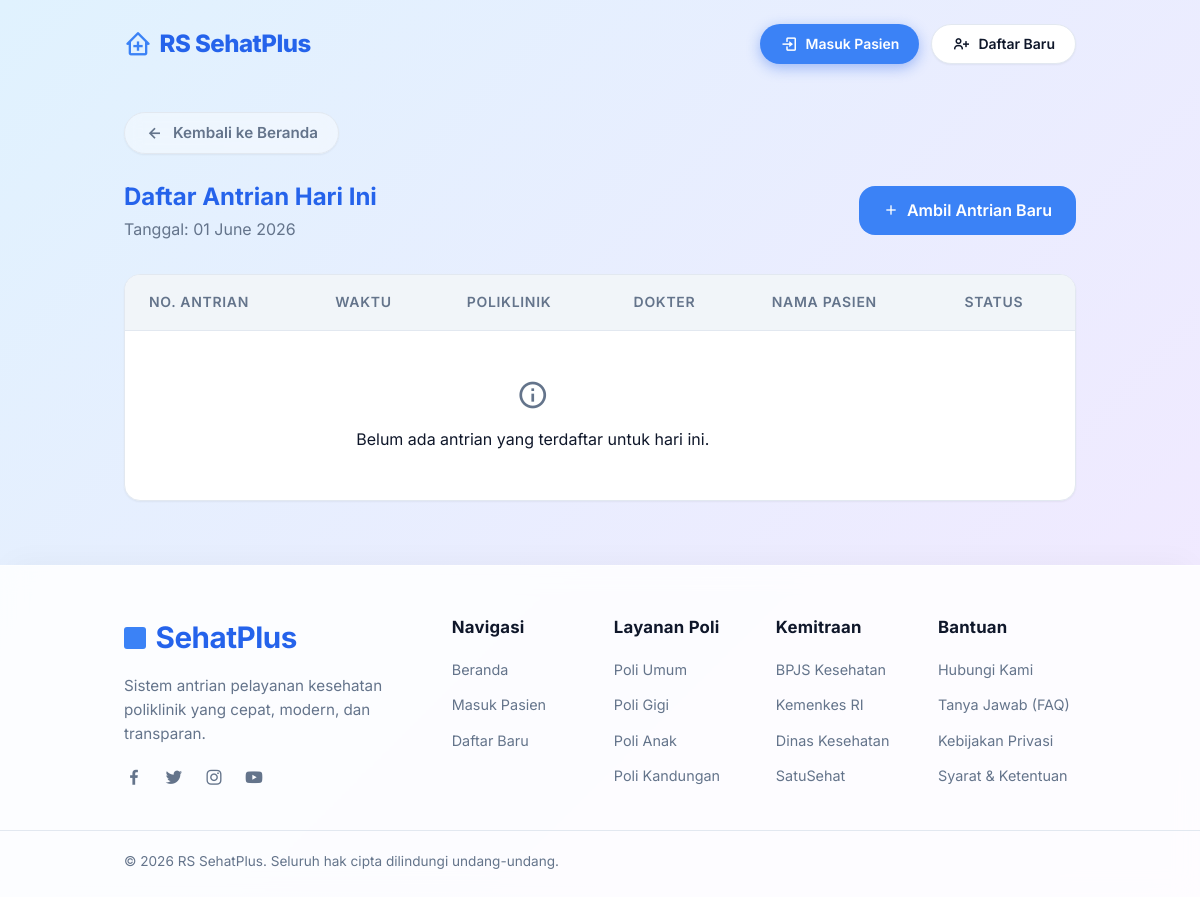
The app's page /daftar/, older data.
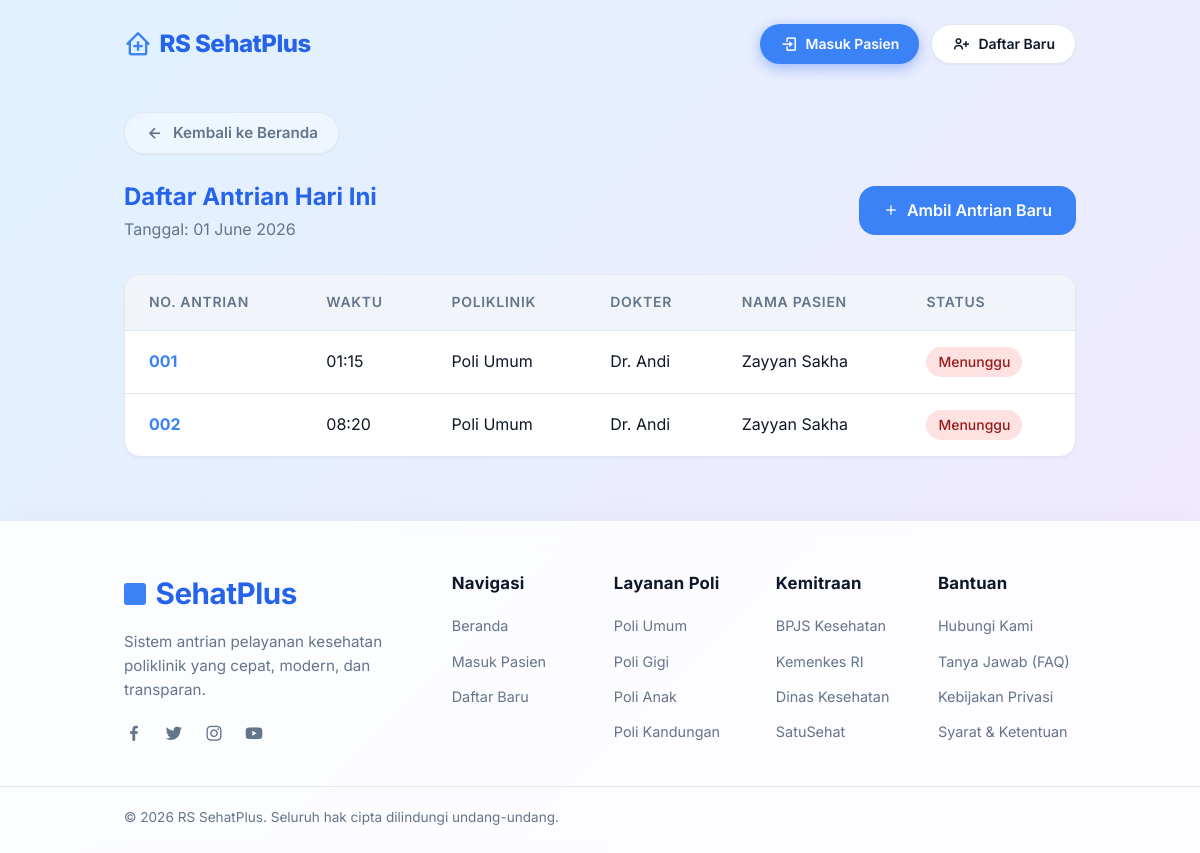
The same page, newer data.
### antrian/models.py (models this page shows, shortened)
class Antrian(models.Model):
    STATUS_CHOICES = (
        ('Menunggu', 'Menunggu'),
        ('Diperiksa', 'Diperiksa'),
        ('Selesai', 'Selesai'),
        ('Batal', 'Batal'),
    )
    pasien = models.ForeignKey(Pasien, on_delete=models.CASCADE, related_name='antrian')
    poli = models.ForeignKey(Poli, on_delete=models.CASCADE)
    dokter = models.ForeignKey(Dokter, on_delete=models.CASCADE)
    tanggal = models.DateField()
    waktu_kunjungan = models.TimeField(null=True, blank=True)
    nomor_antrian = models.IntegerField()
    status = models.CharField(max_length=20, choices=STATUS_CHOICES, default='Menunggu')
    created_at = models.DateTimeField(auto_now_add=True)
    class Meta:
        unique_together = ('poli', 'tanggal', 'nomor_antrian')
        ordering = ['tanggal', 'poli', 'nomor_antrian']

class Poli(models.Model):
    nama = models.CharField(max_length=100)
    deskripsi = models.TextField(blank=True, null=True)

class Dokter(models.Model):
    nama = models.CharField(max_length=100)
    poli = models.ForeignKey(Poli, on_delete=models.CASCADE, related_name='dokter')
    jadwal = models.CharField(max_length=200, blank=True, null=True)

class Pasien(models.Model):
    nama = models.CharField(max_length=100)
    nik = models.CharField(max_length=16, unique=True)
    no_rekam_medis = models.CharField(max_length=20, unique=True, blank=True, null=True)
    no_telepon = models.CharField(max_length=15)
    alamat = models.TextField(blank=True, null=True)

### antrian/views.py (the view)
# urls.py: path('daftar/', views.daftar_antrian, name='daftar_antrian'),
def daftar_antrian(request):
    today = timezone.localdate()
    antrian_hari_ini = Antrian.objects.filter(tanggal=today).order_by('poli', 'nomor_antrian')
    return render(request, 'antrian/daftar.html', {'antrian_list': antrian_hari_ini, 'tanggal': today})

### templates/antrian/daftar.html (shortened to what this page needs)
{% extends 'base.html' %}
{% block content %}
<div style="display: flex; flex-direction: column; align-items: flex-start;">
    <a href="{% url 'beranda' %}" class="back-link" style="margin-bottom: 1.5rem; margin-top: 0;">
        <i class='bx bx-left-arrow-alt'></i> Kembali ke Beranda
    </a>
</div>
<div style="margin-bottom: 2rem; display: flex; justify-content: space-between; align-items: center; flex-wrap: wrap; gap: 1rem;">
    <div>
        <h2 style="color: var(--primary-dark);">Daftar Antrian Hari Ini</h2>
        <p style="color: var(--text-muted);">Tanggal: {{ tanggal|date:"d F Y" }}</p>
    </div>
    <a href="{% url 'ambil_antrian' %}" class="btn btn-primary">
        <i class='bx bx-plus'></i> Ambil Antrian Baru
    </a>
</div>
<div class="table-container">
    <table>
        <thead>
            <tr>
                <th>No. Antrian</th>
                <th>Waktu</th>
                <th>Poliklinik</th>
                <th>Dokter</th>
                <th>Nama Pasien</th>
                <th>Status</th>
            </tr>
        </thead>
        <tbody>
            {% for antrian in antrian_list %}
                <tr>
                    <td style="font-weight: 700; color: var(--primary);">{{ antrian.nomor_antrian|stringformat:"03d" }}</td>
                    <td>{{ antrian.waktu_kunjungan|time:"H:i" }}</td>
                    <td>{{ antrian.poli.nama }}</td>
                    <td>{{ antrian.dokter.nama }}</td>
                    <td>{{ antrian.pasien.nama }}</td>
                    <td>
                        <span class="badge badge-{{ antrian.status|lower }}">{{ antrian.status }}</span>
                    </td>
                </tr>
            {% empty %}
                <tr>
                    <td colspan="5" style="text-align: center; padding: 3rem;">
                        <i class='bx bx-info-circle' style="font-size: 2rem; color: var(--text-muted); margin-bottom: 1rem; display: block;"></i>
                        Belum ada antrian yang terdaftar untuk hari ini.
                    </td>
                </tr>
            {% endfor %}
        </tbody>
    </table>
</div>
{% endblock %}

### templates/base.html (shortened to what this page needs)
<!DOCTYPE html>
<html lang="id">
<head>
    <link href='https://unpkg.com/boxicons@2.1.4/css/boxicons.min.css' rel='stylesheet'>
    {% load static %}
    <link rel="stylesheet" href="{% static 'css/style.css' %}">
</head>
<body>
    <nav style="background: transparent; padding: 1.5rem 0; position: absolute; top: 0; width: 100%; z-index: 100;">
        <div class="container" style="display: flex; justify-content: space-between; align-items: center;">
            <a href="{% url 'beranda' %}" style="font-size: 1.5rem; font-weight: 800; color: var(--primary-dark); display: inline-flex; align-items: center; gap: 0.5rem; letter-spacing: -0.5px;">
                <i class='bx bx-clinic' style="font-size: 1.75rem; color: var(--primary);"></i> RS SehatPlus
            </a>
            <div style="display: flex; gap: 0.75rem;">
                {% if request.session.pasien_id %}
                    <a href="{% url 'logout_pasien' %}" class="btn btn-secondary" style="border-radius: 99px; padding: 0.5rem 1.25rem; border: 2px solid var(--border); box-shadow: var(--shadow-sm); display: inline-flex; align-items: center; gap: 0.5rem; font-weight: 600; font-size: 0.875rem;">
                        <i class='bx bx-log-out'></i> Keluar
                    </a>
                {% elif request.resolver_match.url_name != 'login_pasien' and request.resolver_match.url_name != 'register_pasien' %}
                    <a href="{% url 'login_pasien' %}" class="btn btn-primary" style="font-size: 0.875rem; border-radius: 99px; padding: 0.5rem 1.25rem; box-shadow: 0 4px 14px 0 rgba(37, 99, 235, 0.39); display: inline-flex; align-items: center; gap: 0.5rem; font-weight: 600;">
                        <i class='bx bx-log-in' style="font-size: 1.125rem;"></i> Masuk Pasien
                    </a>
                    <a href="{% url 'register_pasien' %}" class="btn btn-secondary" style="font-size: 0.875rem; border-radius: 99px; padding: 0.5rem 1.25rem; background: var(--surface); color: var(--text-main); border: 1px solid var(--border); display: inline-flex; align-items: center; gap: 0.5rem; font-weight: 600; box-shadow: var(--shadow-sm);">
                        <i class='bx bx-user-plus' style="font-size: 1.125rem;"></i> Daftar Baru
                    </a>
                {% endif %}
            </div>
        </div>
    </nav>
    <main class="container main-content">
        {% block content %}{% endblock %}
    </main>
    {% if request.resolver_match.url_name != 'login_pasien' and request.resolver_match.url_name != 'register_pasien' %}
    <footer class="main-footer">
        <div class="container footer-grid">
            <div class="footer-col brand-col">
                <a href="{% url 'beranda' %}" class="footer-logo">
                    <span class="logo-square"></span>
                    <span class="logo-text">SehatPlus</span>
                </a>
                <p class="footer-desc">
                    Sistem antrian pelayanan kesehatan poliklinik yang cepat, modern, dan transparan.
                </p>
                <div class="social-links">
                    <a href="#" aria-label="Facebook"><i class='bx bxl-facebook'></i></a>
                    <a href="#" aria-label="Twitter"><i class='bx bxl-twitter'></i></a>
                    <a href="#" aria-label="Instagram"><i class='bx bxl-instagram'></i></a>
                    <a href="#" aria-label="Youtube"><i class='bx bxl-youtube'></i></a>
                </div>
            </div>
            <div class="footer-col">
                <h4>Navigasi</h4>
                <ul class="footer-links">
                    <li><a href="{% url 'beranda' %}">Beranda</a></li>
                    {% if request.session.pasien_id %}
                        <li><a href="{% url 'ambil_antrian' %}">Ambil Antrian</a></li>
                        <li><a href="{% url 'daftar_antrian' %}">Riwayat Antrian</a></li>
                    {% else %}
                        <li><a href="{% url 'login_pasien' %}">Masuk Pasien</a></li>
                        <li><a href="{% url 'register_pasien' %}">Daftar Baru</a></li>
                    {% endif %}
                </ul>
            </div>
            <div class="footer-col">
                <h4>Layanan Poli</h4>
                <ul class="footer-links">
                    <li><a href="#">Poli Umum</a></li>
                    <li><a href="#">Poli Gigi</a></li>
                    <li><a href="#">Poli Anak</a></li>
                    <li><a href="#">Poli Kandungan</a></li>
                </ul>
            </div>
            <div class="footer-col">
                <h4>Kemitraan</h4>
                <ul class="footer-links">
                    <li><a href="#">BPJS Kesehatan</a></li>
                    <li><a href="#">Kemenkes RI</a></li>
                    <li><a href="#">Dinas Kesehatan</a></li>
                    <li><a href="#">SatuSehat</a></li>
                </ul>
            </div>
            <div class="footer-col">
                <h4>Bantuan</h4>
                <ul class="footer-links">
                    <li><a href="#">Hubungi Kami</a></li>
                    <li><a href="#">Tanya Jawab (FAQ)</a></li>
                    <li><a href="#">Kebijakan Privasi</a></li>
                    <li><a href="#">Syarat & Ketentuan</a></li>
                </ul>
            </div>
        </div>
        <div class="footer-bottom">
            <div class="container footer-bottom-content">
                <p>&copy; {% now "Y" %} RS SehatPlus. Seluruh hak cipta dilindungi undang-undang.</p>
            </div>
        </div>
    </footer>
    {% endif %}
</body>
</html>

### static/css/style.css (style rules this page uses)
:root { --primary: #3b82f6; --primary-dark: #2563eb; --secondary: #10b981; --accent: #8b5cf6; --bg-light: #f1f5f9; --text-main: #0f172a; --text-muted: #64748b; --surface: #ffffff; --border: #e2e8f0; --shadow-sm: 0 1px 2px 0 rgb(0 0 0 / 0.05); --shadow-md: 0 10px 15px -3px rgb(0 0 0 / 0.1), 0 4px 6px -4px rgb(0 0 0 / 0.05); --shadow-lg: 0 20px 25px -5px rgb(0 0 0 / 0.1), 0 8px 10px -6px rgb(0 0 0 / 0.1); --radius: 16px; --glass-bg: rgba(255, 255, 255, 0.85); --glass-border: rgba(255, 255, 255, 0.5); }
* { margin: 0; padding: 0; box-sizing: border-box; }
body { font-family: 'Inter', sans-serif; background: linear-gradient(135deg, #e0f2fe 0%, #f3e8ff 100%); background-attachment: fixed; color: var(--text-main); line-height: 1.6; display: flex; flex-direction: column; min-height: 100vh; }
a { text-decoration: none; color: inherit; transition: all 0.3s ease; }
ul { list-style: none; }
.container { width: 100%; max-width: 1000px; margin: 0 auto; padding: 0 1.5rem; }
.main-content { flex: 1; padding: 7rem 1.5rem 4rem 1.5rem; display: flex; flex-direction: column; }
.btn { display: inline-flex; align-items: center; justify-content: center; padding: 0.75rem 1.5rem; border-radius: var(--radius); font-weight: 600; cursor: pointer; border: none; transition: all 0.3s ease; gap: 0.5rem; }
.btn-primary { background: var(--primary); color: white; }
.btn-secondary { background: var(--surface); color: var(--text-main); border: 1px solid var(--border); }
.table-container { overflow-x: auto; background: var(--surface); border-radius: var(--radius); box-shadow: var(--shadow-sm); border: 1px solid var(--border); }
table { width: 100%; border-collapse: collapse; }
th, td { padding: 1rem 1.5rem; text-align: left; border-bottom: 1px solid var(--border); }
th { background: var(--bg-light); font-weight: 600; color: var(--text-muted); text-transform: uppercase; font-size: 0.875rem; letter-spacing: 0.05em; }
tr:last-child td { border-bottom: none; }
.badge { display: inline-block; padding: 0.25rem 0.75rem; border-radius: 9999px; font-size: 0.875rem; font-weight: 500; }
.badge-menunggu { background: #fee2e2; color: #991b1b; }
.main-footer { background: var(--glass-bg); backdrop-filter: blur(12px); -webkit-backdrop-filter: blur(12px); border-top: 1px solid var(--glass-border); color: var(--text-main); padding: 3rem 0 1.5rem 0; margin-top: auto; font-family: 'Inter', sans-serif; box-shadow: 0 -10px 30px -10px rgba(0, 0, 0, 0.04); }
.footer-grid { display: grid; grid-template-columns: 2.2fr 1fr 1fr 1fr 1fr; gap: 1.5rem; padding-bottom: 2rem; }
.footer-col h4 { color: var(--text-main); font-size: 1.05rem; font-weight: 700; margin-bottom: 1rem; letter-spacing: 0.2px; }
.footer-logo { display: inline-flex; align-items: center; gap: 0.6rem; margin-bottom: 0.75rem; text-decoration: none; }
.logo-square { width: 22px; height: 22px; background-color: var(--primary); border-radius: 3px; display: inline-block; }
.logo-text { font-size: 1.85rem; font-weight: 700; color: var(--primary-dark); letter-spacing: -0.5px; }
.footer-desc { color: var(--text-muted); font-size: 0.95rem; line-height: 1.6; margin-bottom: 1.25rem; max-width: 280px; }
.social-links { display: flex; gap: 1.25rem; align-items: center; }
.social-links a { color: var(--text-muted); font-size: 1.25rem; transition: color 0.2s ease, transform 0.2s ease; display: inline-flex; align-items: center; justify-content: center; }
.footer-links { list-style: none; padding: 0; margin: 0; }
.footer-links li { margin-bottom: 0.6rem; }
.footer-links a { color: var(--text-muted); font-size: 0.9rem; text-decoration: none; transition: color 0.2s ease; display: inline-block; }
.footer-bottom { border-top: 1px solid var(--border); padding-top: 1.25rem; }
.footer-bottom-content { display: flex; justify-content: space-between; align-items: center; color: var(--text-muted); font-size: 0.85rem; }
.footer-bottom-content p { margin: 0; }
.back-link { display: inline-flex; align-items: center; gap: 0.5rem; color: var(--text-muted); font-size: 0.95rem; font-weight: 600; padding: 0.5rem 1.25rem; border-radius: 99px; background: rgba(255, 255, 255, 0.4); border: 1px solid var(--border); transition: all 0.3s cubic-bezier(0.4, 0, 0.2, 1); backdrop-filter: blur(8px); -webkit-backdrop-filter: blur(8px); box-shadow: var(--shadow-sm); margin-top: 1.5rem; text-decoration: none; }
.back-link i { font-size: 1.25rem; transition: transform 0.3s cubic-bezier(0.4, 0, 0.2, 1); }

Row changes from the older to the newer data that the page shows:
added Antrian: nomor_antrian "001", waktu_kunjungan "01:15", poli.nama "Poli Umum", dokter.nama "Dr. Andi", pasien.nama "Zayyan Sakha", status "Menunggu"
added Antrian: nomor_antrian "002", waktu_kunjungan "08:20", poli.nama "Poli Umum", dokter.nama "Dr. Andi", pasien.nama "Zayyan Sakha", status "Menunggu"
Text that changed along with them:
text no longer shown: "Belum ada antrian yang terdaftar untuk hari ini."
